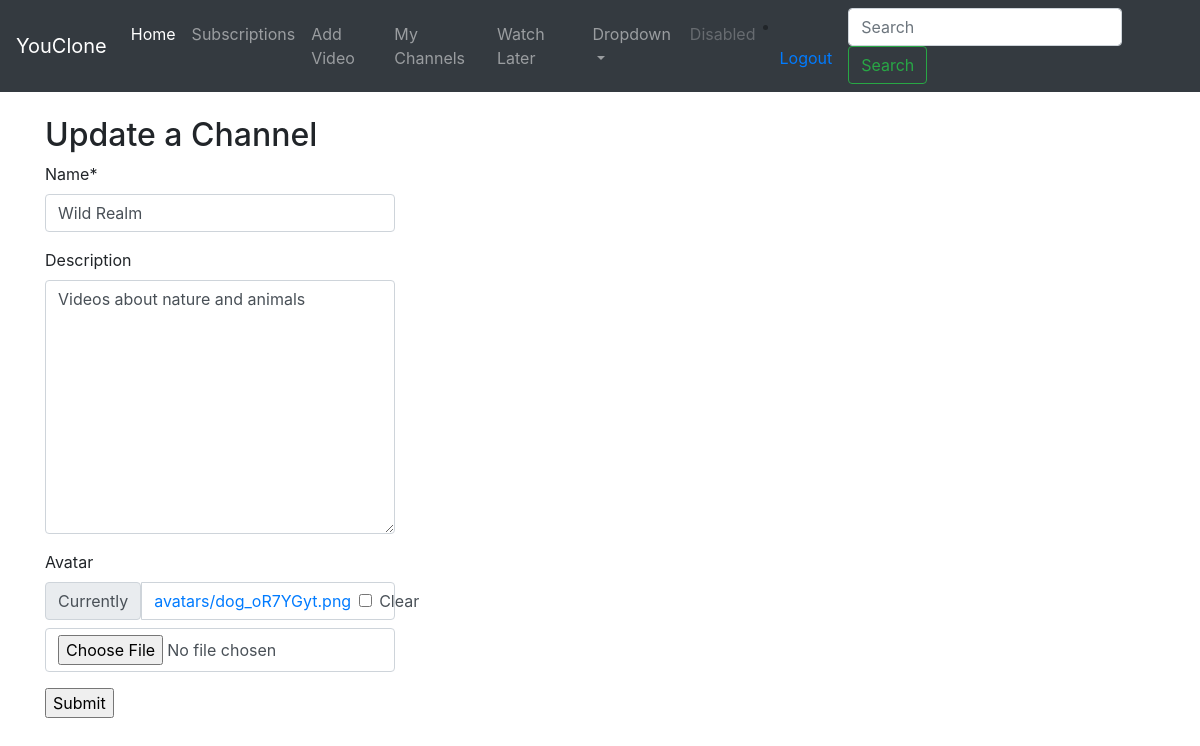
The app's page /channel_update/4 (signed in), older data.
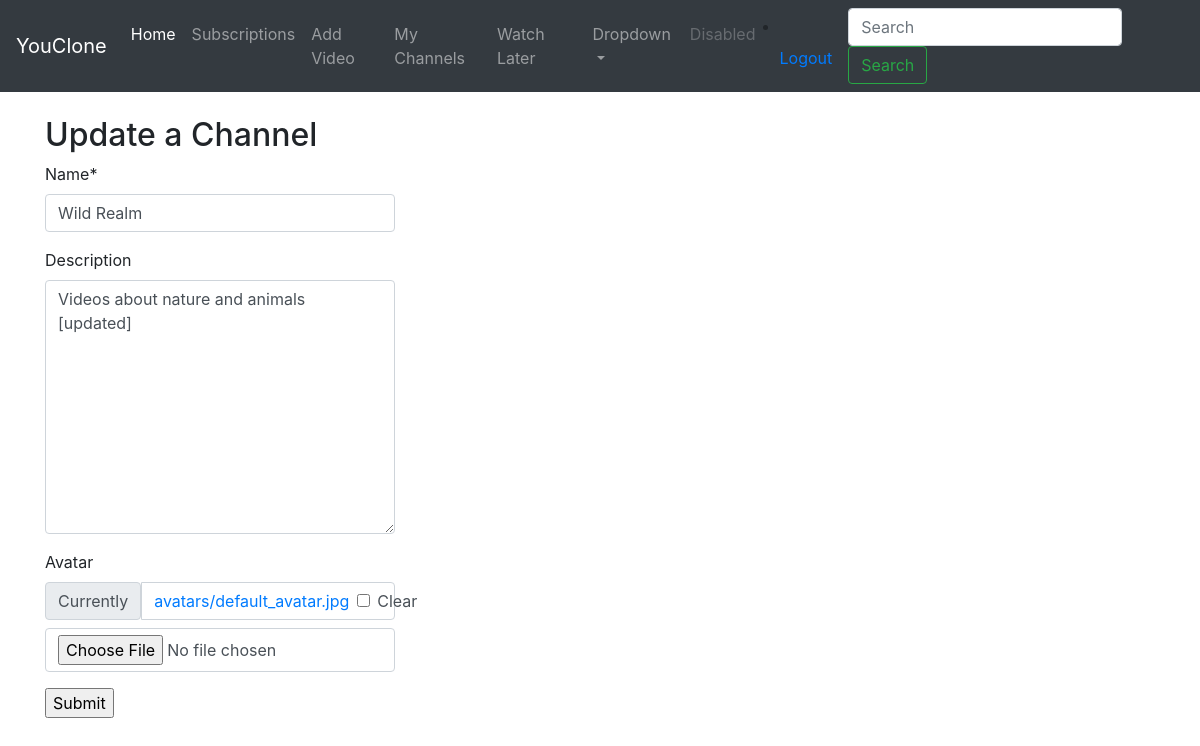
The same page, newer data.
### channel/models.py (models this page shows, shortened)
class Channel(models.Model):
    DEFAULT_AVATAR = 'avatars/default_avatar.jpg'
    name = models.CharField(max_length=30)
    user = models.ForeignKey(User, null=True, on_delete=models.CASCADE)
    description = models.TextField(max_length=5000, blank=True)
    subscribers = models.ManyToManyField(User, related_name='channel_subscribers', blank=True)
    creation_date = models.DateTimeField(auto_now_add=True)
    avatar = models.ImageField(default=DEFAULT_AVATAR, upload_to='avatars/', blank=True, null=True)

### channel/views.py (the view)
# urls.py: path('channel_update/<int:pk>', views.channel_update, name='channel-update'),
def channel_update(request, pk):
    channel = get_object_or_404(Channel, pk=pk)
    if request.user != channel.user:
        raise Http404('Unable to update channel, you are not the creator')
    form = ChannelForm(request.POST or None, request.FILES or None, instance=channel)
    if request.method == 'POST':
        if form.is_valid():
            form.instance.user = request.user
            form.save()
            return redirect(reverse('channel:channel-detail', kwargs={'pk': form.instance.id}))
    return render(request, 'channel/channel_update.html', {'form': form})

### channel/forms.py
class ChannelForm(forms.ModelForm):
    class Meta:
        model = Channel
        fields = ['name', 'description', 'avatar']

### channel/templates/channel/channel_update.html (shortened to what this page needs)
{% extends 'video/base.html' %}
{% load crispy_forms_tags %}
{% block content %}
    <section class="container mt-4">
        <h2>Update a Channel</h2>
        <div class="row">
            <div class="col-md-4 mb-4">
                <form method="POST" enctype="multipart/form-data">
                    {{ form|crispy }}
                    <input type="submit">
                </form>
                </div>
            </div>
    </section>
{% endblock %}

Row changes from the older to the newer data that the page shows:
changed Channel "Wild Realm": description "Videos about nature and animals" → "Videos about nature and animals [updated]"
Text that changed along with them:
text no longer shown: "Name * Description Avatar Currently avatars/dog_oR7YGyt.png Clear"
text now shown: "Name * Description Avatar Currently avatars/default_avatar.jpg Clear"
